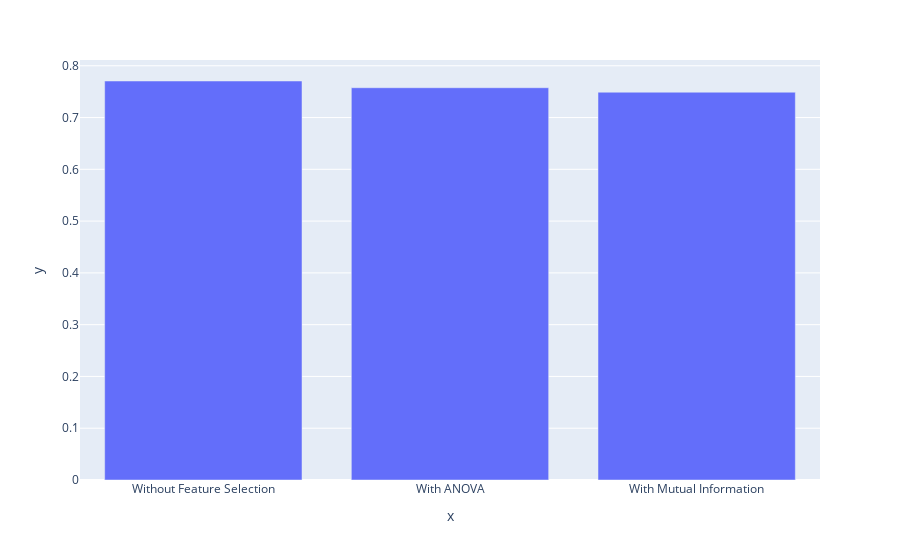

Notebook source saved alongside this figure:
### Code cell
px.bar(x = ["Without Feature Selection","With ANOVA","With Mutual Information"],y = scores)

### Figure 1 — Plotly figure (JSON) as saved in the notebook; plotly's stock layout.template omitted (floating-point values rounded to 4 significant figures)
{"data": [{"alignmentgroup": "True", "hovertemplate": "x=%{x}<br>y=%{y}<extra></extra>", "legendgroup": "", "marker": {"color": "#636efa", "pattern": {"shape": ""}}, "name": "", "offsetgroup": "", "orientation": "v", "showlegend": false, "textposition": "auto", "type": "bar", "x": ["Without Feature Selection", "With ANOVA", "With Mutual Information"], "xaxis": "x", "y": [0.7706, 0.7576, 0.7489], "yaxis": "y"}], "layout": {"barmode": "relative", "legend": {"tracegroupgap": 0}, "margin": {"t": 60}, "xaxis": {"anchor": "y", "domain": [0, 1], "title": {"text": "x"}}, "yaxis": {"anchor": "x", "domain": [0, 1], "title": {"text": "y"}}}}
